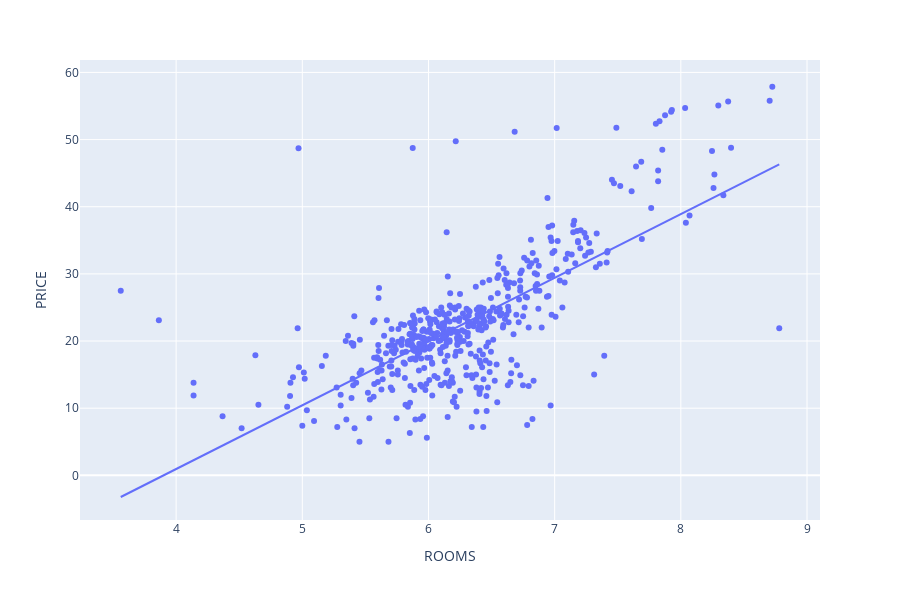

Write notebook code for a chart like this one.
### Markdown cell above
Plotting Price vs Rooms. Looking for large outliers here that arent imediatly obvious from the boxplot

### Code cell
## Plotting price v room size
fig = px.scatter(df, x="ROOMS", y="PRICE", trendline="ols")
fig.show()

### Figure 1 — Plotly figure (JSON) as saved in the notebook; plotly's stock layout.template omitted (floating-point values rounded to 4 significant figures; data arrays with more than 128 entries replaced by an {"elided": "..."} marker saying what was removed)
{"data": [{"hoverlabel": {"namelength": 0}, "hovertemplate": "ROOMS=%{x}<br>PRICE=%{y}", "legendgroup": "", "marker": {"color": "#636efa", "symbol": "circle"}, "mode": "markers", "name": "", "showlegend": false, "type": "scatter", "x": {"elided": "506 float values"}, "xaxis": "x", "y": {"elided": "506 float values"}, "yaxis": "y"}, {"hoverlabel": {"namelength": 0}, "hovertemplate": "<b>OLS trendline</b><br>PRICE = 9.491849 * ROOMS + -37.024724<br>R<sup>2</sup>=0.492473<br><br>ROOMS=%{x}<br>PRICE=%{y} <b>(trend)</b>", "legendgroup": "", "marker": {"color": "#636efa", "symbol": "circle"}, "mode": "lines", "name": "", "showlegend": false, "type": "scatter", "x": {"elided": "506 float values"}, "xaxis": "x", "y": {"elided": "506 float values"}, "yaxis": "y"}], "layout": {"height": 600, "legend": {"tracegroupgap": 0}, "margin": {"t": 60}, "xaxis": {"anchor": "y", "domain": [0, 1], "title": {"text": "ROOMS"}}, "yaxis": {"anchor": "x", "domain": [0, 1], "title": {"text": "PRICE"}}}}
